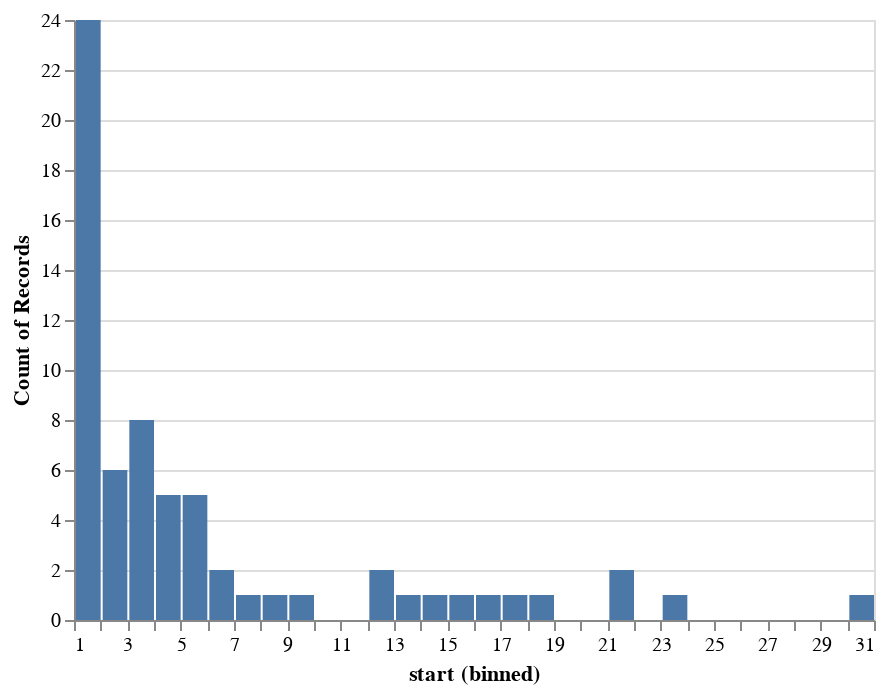

Here is the notebook cell this chart was saved with:
### Code cell
alt.Chart(
    user_starts_count[user_starts_count["start"] < start_cutoff["start"]]
).mark_bar().encode(
    alt.X("start", bin=alt.BinParams(step=1.0)), y="count()"
).interactive()

### Figure 1 — Vega-Lite specification as saved in the notebook (floating-point values rounded to 4 significant figures)
{"$schema": "https://vega.github.io/schema/vega-lite/v4.17.0.json", "config": {"view": {"continuousHeight": 300, "continuousWidth": 400}}, "data": {"name": "data-b8fca17d4023df030dc14a8af76e3d41"}, "datasets": {"data-b8fca17d4023df030dc14a8af76e3d41": [{"start": 21}, {"start": 5}, {"start": 1}, {"start": 1}, {"start": 18}, {"start": 2}, {"start": 16}, {"start": 8}, {"start": 1}, {"start": 5}, {"start": 1}, {"start": 23}, {"start": 3}, {"start": 1}, {"start": 9}, {"start": 2}, {"start": 31}, {"start": 1}, {"start": 2}, {"start": 2}, {"start": 1}, {"start": 14}, {"start": 4}, {"start": 5}, {"start": 21}, {"start": 1}, {"start": 7}, {"start": 1}, {"start": 1}, {"start": 1}, {"start": 1}, {"start": 6}, {"start": 3}, {"start": 13}, {"start": 1}, {"start": 6}, {"start": 1}, {"start": 2}, {"start": 1}, {"start": 2}, {"start": 3}, {"start": 1}, {"start": 1}, {"start": 17}, {"start": 1}, {"start": 1}, {"start": 3}, {"start": 3}, {"start": 1}, {"start": 3}, {"start": 3}, {"start": 15}, {"start": 1}, {"start": 4}, {"start": 1}, {"start": 5}, {"start": 12}, {"start": 4}, {"start": 3}, {"start": 1}, {"start": 5}, {"start": 4}, {"start": 4}, {"start": 12}, {"start": 1}]}, "encoding": {"x": {"bin": {"step": 1}, "field": "start", "type": "quantitative"}, "y": {"aggregate": "count", "type": "quantitative"}}, "mark": "bar", "selection": {"selector002": {"bind": "scales", "encodings": ["x", "y"], "type": "interval"}}}
